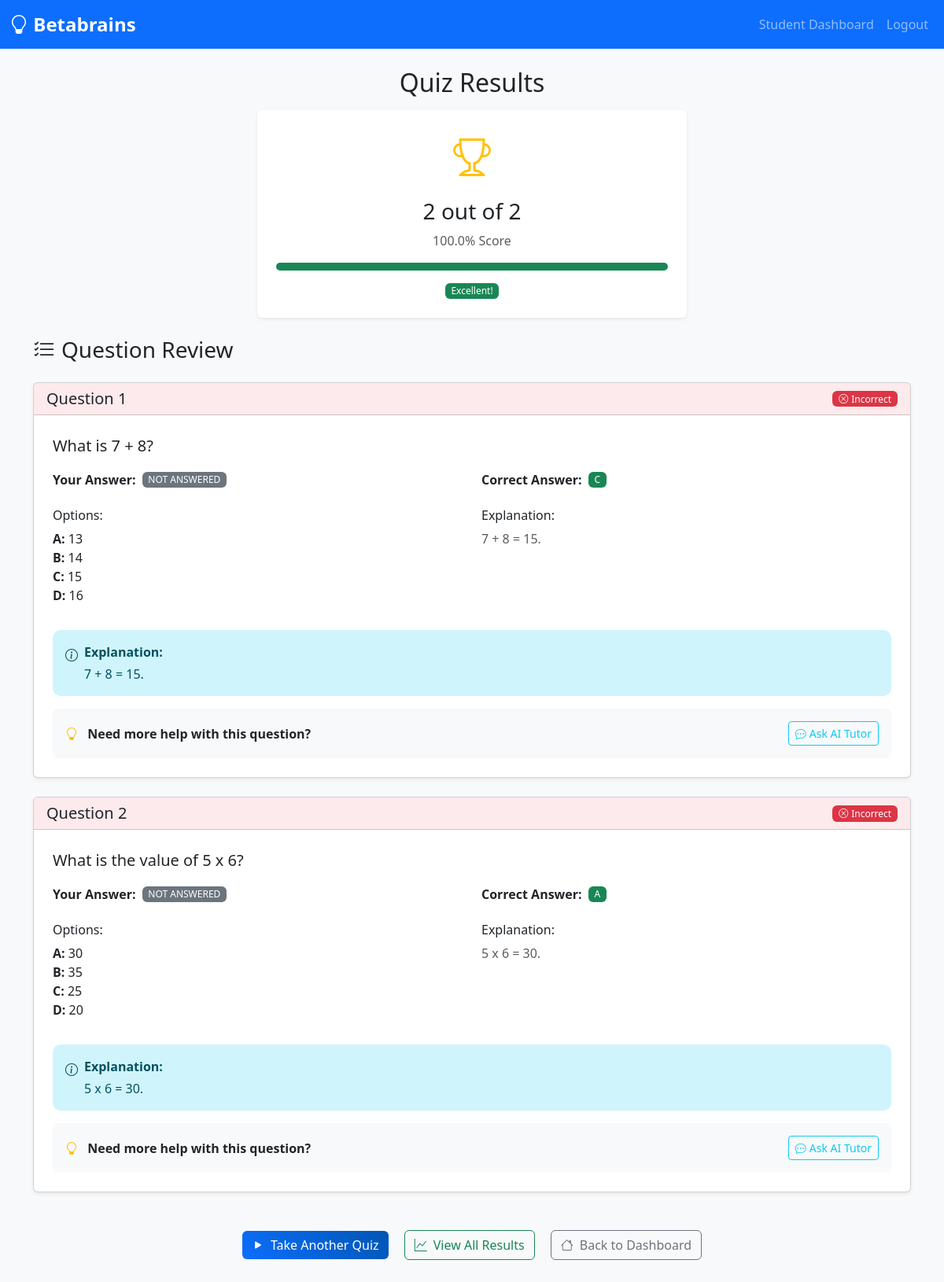
Page /quiz/results/1 (signed in) on the committed database.
### app/models.py (models this page shows, shortened)
class StudentPerformance(db.Model):
    id = db.Column(db.Integer, primary_key=True)
    student_id = db.Column(db.Integer, db.ForeignKey("user.id"), nullable=False)
    quiz_grade = db.Column(db.String(20), nullable=False)
    quiz_subject = db.Column(db.String(50), nullable=False)
    score = db.Column(db.Integer, nullable=False)
    total_questions = db.Column(db.Integer, nullable=False)
    timestamp = db.Column(db.DateTime, default=datetime.utcnow)

class Question(db.Model):
    id = db.Column(db.Integer, primary_key=True)
    grade = db.Column(db.String(20), nullable=False)  # Keep for backward compatibility
    subject = db.Column(
        db.String(50), nullable=False
    )  # Keep for backward compatibility
    question_text = db.Column(db.Text, nullable=False)
    option_a = db.Column(db.String(200), nullable=False)
    option_b = db.Column(db.String(200), nullable=False)
    option_c = db.Column(db.String(200), nullable=False)
    option_d = db.Column(db.String(200), nullable=False)
    correct_answer = db.Column(db.String(1), nullable=False)
    explanation = db.Column(db.Text, nullable=False)
    author_id = db.Column(db.Integer, db.ForeignKey("user.id"), nullable=False)
    created_at = db.Column(db.DateTime, default=datetime.utcnow)
    grade_id = db.Column(db.Integer, db.ForeignKey("grade.id"), nullable=True)
    subject_id = db.Column(db.Integer, db.ForeignKey("subject.id"), nullable=True)

### app/routes.py (the view)
@app.route("/quiz/results/<int:performance_id>")
@login_required
def quiz_results(performance_id):
    performance = StudentPerformance.query.get_or_404(performance_id)
    is_admin = current_user.role == "admin"
    is_own_quiz = current_user.id == performance.student_id
    if is_admin:
        user_answers = {}
        view_mode = "admin"
    else:
        user_answers = session.get("user_answers", {})
        view_mode = "student"
    questions = Question.query.filter_by(
        grade=performance.quiz_grade, subject=performance.quiz_subject
    ).all()
    return render_template(
        "results.html",
        title="Quiz Results",
        performance=performance,
        questions=questions,
        user_answers=user_answers,
        view_mode=view_mode,
        is_admin=is_admin,
    )

### app/models.py (called while the page is built)
@login.user_loader
def load_user(id):
    return User.query.get(int(id))

### app/templates/results.html (shortened to what this page needs)
{% extends "base.html" %}
{% block content %}
<div class="row">
  <div class="col-12">
    <div class="text-center mb-4">
      <h1 class="h2 mb-3">Quiz Results</h1>
      <div class="row justify-content-center">
        <div class="col-md-6">
          <div class="card border-0 shadow-sm">
            <div class="card-body p-4">
              <div class="mb-3">
                <i class="bi bi-trophy text-warning" style="font-size: 3rem;"></i>
              </div>
              <h3 class="card-title mb-2">
                {{ performance.score }} out of {{ performance.total_questions }}
              </h3>
              <p class="card-text text-muted mb-3">
                {% set percentage = (performance.score / performance.total_questions * 100) | round(1) %}
                {{ percentage }}% Score
              </p>
              <div class="progress mb-3" style="height: 10px;">
                <div class="progress-bar {% if percentage >= 80 %}bg-success{% elif percentage >= 60 %}bg-warning{% else %}bg-danger{% endif %}"
                     role="progressbar" style="width: {{ percentage }}%"
                     aria-valuenow="{{ percentage }}" aria-valuemin="0" aria-valuemax="100">
                </div>
              </div>
              <div class="d-flex justify-content-center gap-2">
                {% if percentage >= 80 %}
                  <span class="badge bg-success">Excellent!</span>
                {% elif percentage >= 60 %}
                  <span class="badge bg-warning text-dark">Good Job!</span>
                {% else %}
                  <span class="badge bg-danger">Keep Practicing!</span>
                {% endif %}
              </div>
            </div>
          </div>
        </div>
      </div>
    </div>
  </div>
</div>
<div class="row">
  <div class="col-12">
    <h3 class="mb-4">
      <i class="bi bi-list-check me-2"></i>Question Review
    </h3>
    {% for question in questions %}
    <div class="card shadow-sm mb-4">
      <div class="card-header {% if not is_admin and user_answers.get(question.id|string) == question.correct_answer %}bg-success bg-opacity-10{% elif not is_admin %}bg-danger bg-opacity-10{% else %}bg-light{% endif %}">
        <div class="d-flex justify-content-between align-items-center">
          <h5 class="card-title mb-0">Question {{ loop.index }}</h5>
          {% if not is_admin %}
            {% if user_answers.get(question.id|string) == question.correct_answer %}
              <span class="badge bg-success">
                <i class="bi bi-check-circle me-1"></i>Correct
              </span>
            {% else %}
              <span class="badge bg-danger">
                <i class="bi bi-x-circle me-1"></i>Incorrect
              </span>
            {% endif %}
          {% else %}
            <span class="badge bg-info">
              <i class="bi bi-eye me-1"></i>View Only
            </span>
          {% endif %}
        </div>
      </div>
      <div class="card-body p-4">
        <p class="card-text fs-5 mb-3">{{ question.question_text }}</p>
        {% if not is_admin %}
        <div class="row mb-3">
          <div class="col-md-6">
            <div class="d-flex align-items-center mb-2">
              <strong class="me-2">Your Answer:</strong>
              <span class="badge bg-secondary">{{ user_answers.get(question.id|string, 'Not answered').upper() }}</span>
            </div>
          </div>
          <div class="col-md-6">
            <div class="d-flex align-items-center mb-2">
              <strong class="me-2">Correct Answer:</strong>
              <span class="badge bg-success">{{ question.correct_answer.upper() }}</span>
            </div>
          </div>
        </div>
        {% endif %}
        <div class="row mb-3">
          <div class="col-md-6">
            <h6>Options:</h6>
            <ul class="list-unstyled">
              <li><strong>A:</strong> {{ question.option_a }}</li>
              <li><strong>B:</strong> {{ question.option_b }}</li>
              <li><strong>C:</strong> {{ question.option_c }}</li>
              <li><strong>D:</strong> {{ question.option_d }}</li>
            </ul>
          </div>
          <div class="col-md-6">
            <h6>Explanation:</h6>
            <p class="text-muted">{{ question.explanation }}</p>
          </div>
        </div>
        {% if not is_admin and user_answers.get(question.id|string) != question.correct_answer %}
        <div class="alert alert-info">
          <div class="d-flex">
            <i class="bi bi-info-circle me-2 mt-1"></i>
            <div>
              <strong>Explanation:</strong>
              <p class="mb-0 mt-1">{{ question.explanation }}</p>
            </div>
          </div>
        </div>
        {% endif %}
        {% if current_user.role != 'admin' %}
        <div class="mt-3 p-3 bg-light rounded">
          <div class="d-flex align-items-center justify-content-between">
            <div>
              <i class="bi bi-lightbulb text-warning me-2"></i>
              <strong>Need more help with this question?</strong>
            </div>
            <a href="{{ url_for('chat_with_tutor', question_id=question.id, context='results') }}"
               class="btn btn-outline-info btn-sm">
              <i class="bi bi-chat-dots me-1"></i>Ask AI Tutor
            </a>
          </div>
        </div>
        {% endif %}
      </div>
    </div>
    {% endfor %}
  </div>
</div>
<div class="row mt-4">
  <div class="col-12 text-center">
    {% if is_admin %}
      <a href="{{ url_for('admin_dashboard') }}" class="btn btn-outline-secondary">
        <i class="bi bi-arrow-left me-2"></i>Back to Admin Dashboard
      </a>
    {% else %}
      <a href="{{ url_for('select_quiz') }}" class="btn btn-primary me-3">
        <i class="bi bi-play-fill me-2"></i>Take Another Quiz
      </a>
      <a href="{{ url_for('view_performance') }}" class="btn btn-outline-success me-3">
        <i class="bi bi-graph-up me-2"></i>View All Results
      </a>
      <a href="{{ url_for('student_dashboard') }}" class="btn btn-outline-secondary">
        <i class="bi bi-house me-2"></i>Back to Dashboard
      </a>
    {% endif %}
  </div>
</div>
{% endblock %}

### app/static/css/custom.css (style rules this page uses)
:root { --primary-color: #0d6efd; --secondary-color: #6c757d; --success-color: #198754; --info-color: #0dcaf0; --warning-color: #ffc107; --danger-color: #dc3545; --light-color: #f8f9fa; --dark-color: #212529; }
.card, .btn, .form-control, .form-select { transition: all 0.3s ease; }
.btn-primary { background: linear-gradient(45deg, var(--primary-color), #0056b3); border: none; }
.progress { border-radius: 10px; overflow: hidden; }
.progress-bar { transition: width 0.6s ease; }
.badge { font-weight: 500; }
.alert { border: none; border-radius: 10px; }

### rows in the picture
StudentPerformance: score "2", total_questions "2"
Question: shows "Incorrect", question_text "What is 7 + 8?", get "NOT ANSWERED", correct_answer "C", option_a "13", option_b "14", option_c "15", option_d "16", explanation "7 + 8 = 15."
Question: shows "Incorrect", question_text "What is the value of 5 x 6?", get "NOT ANSWERED", correct_answer "A", option_a "30", option_b "35", option_c "25", option_d "20", explanation "5 x 6 = 30."

### other values in the picture
{{ percentage }} "100.0"
